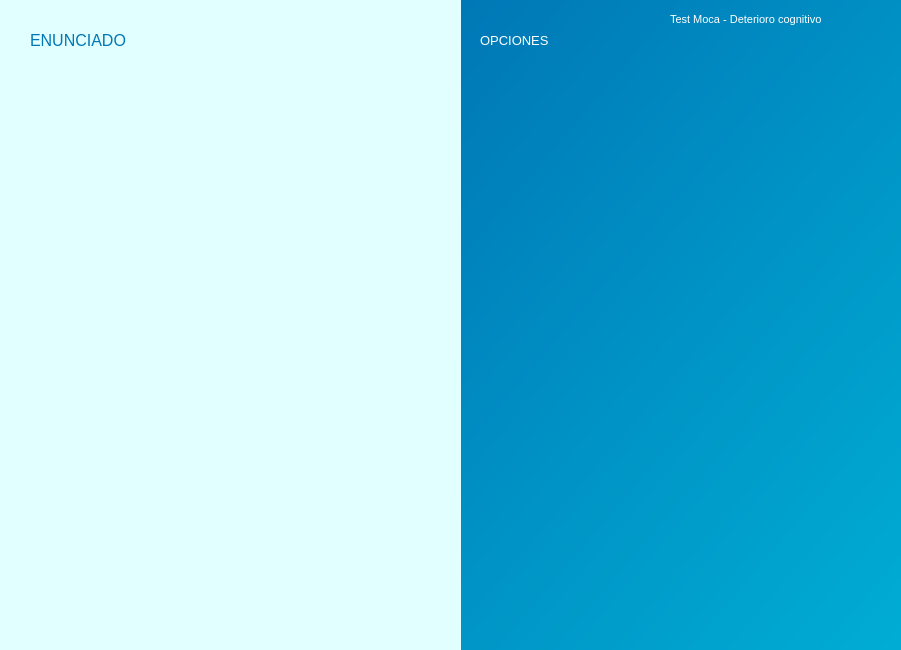
<?xml version="1.0" encoding="UTF-8"?>
<ui version="4.0">
 <class>Form</class>
 <widget class="QWidget" name="Form">
  <property name="geometry">
   <rect>
    <x>0</x>
    <y>0</y>
    <width>901</width>
    <height>650</height>
   </rect>
  </property>
  <property name="windowTitle">
   <string>Form</string>
  </property>
  <widget class="QWidget" name="widget" native="true">
   <property name="geometry">
    <rect>
     <x>450</x>
     <y>0</y>
     <width>571</width>
     <height>671</height>
    </rect>
   </property>
   <property name="styleSheet">
    <string notr="true">QWidget {
    background: qlineargradient(x1:0, y1:0, x2:1, y2:1, stop:0 #0077b6, stop:0.5 #0096c7, stop:1 #00b4d8);
}

QLabel {
    background-color: transparent;  /* Fondo transparente para QLabel */
    color: white;  /* Color del texto del QLabel */
    font-size: 16px;  /* Tamaño de fuente del QLabel */
}

QLineEdit {
    background-color: white;  /* Fondo sólido blanco para QLineEdit */
    border: 2px solid #00b4d8;
    border-radius: 10px;
    padding: 10px;
    font-size: 16px;
    color: black;
}

QLineEdit:focus {
    border: 2px solid #0077b6; /* Color del borde al enfocar */
    outline: none;
}


QPushButton{
	border-radius: 10px;
	color: white;
	background-color: rgb(0, 119, 182)
}</string>
   </property>
   <widget class="QWidget" name="widget_3" native="true">
    <property name="geometry">
     <rect>
      <x>-10</x>
      <y>0</y>
      <width>16</width>
      <height>661</height>
     </rect>
    </property>
    <property name="styleSheet">
     <string notr="true">QWidget {
    background-color: rgb(0, 180, 216);
}
</string>
    </property>
   </widget>
   <widget class="QLabel" name="label_2">
    <property name="geometry">
     <rect>
      <x>30</x>
      <y>30</y>
      <width>131</width>
      <height>21</height>
     </rect>
    </property>
    <property name="text">
     <string>&lt;html&gt;&lt;head/&gt;&lt;body&gt;&lt;p&gt;&lt;span style=&quot; font-size:10pt;&quot;&gt;OPCIONES&lt;/span&gt;&lt;/p&gt;&lt;/body&gt;&lt;/html&gt;</string>
    </property>
   </widget>
   <widget class="QLabel" name="label_3">
    <property name="geometry">
     <rect>
      <x>410</x>
      <y>10</y>
      <width>21</width>
      <height>21</height>
     </rect>
    </property>
    <property name="text">
     <string/>
    </property>
    <property name="pixmap">
     <pixmap resource="recursos_interfazmoca.qrc">:/prefijoNuevo/Img_Moca/Moca2.png</pixmap>
    </property>
    <property name="scaledContents">
     <bool>true</bool>
    </property>
   </widget>
   <widget class="QLabel" name="label_4">
    <property name="geometry">
     <rect>
      <x>220</x>
      <y>10</y>
      <width>191</width>
      <height>20</height>
     </rect>
    </property>
    <property name="text">
     <string>&lt;html&gt;&lt;head/&gt;&lt;body&gt;&lt;p&gt;&lt;span style=&quot; font-size:8pt;&quot;&gt;Test Moca - Deterioro cognitivo&lt;/span&gt;&lt;/p&gt;&lt;/body&gt;&lt;/html&gt;</string>
    </property>
   </widget>
  </widget>
  <widget class="QWidget" name="widget_2" native="true">
   <property name="geometry">
    <rect>
     <x>-40</x>
     <y>-20</y>
     <width>501</width>
     <height>691</height>
    </rect>
   </property>
   <property name="styleSheet">
    <string notr="true">QWidget {
    background-color: rgb(225, 255, 255);
}

QLabel{
	color: rgb(0, 119, 182);
}

QPushButton{
	border-radius: 10px;
	color: white;
	background-color: rgb(0, 119, 182)
}
QLineEdit {
    background-color: rgb(0, 119, 182); /* Fondo sólido blanco para QLineEdit */
    border: 2px solid #00b4d8;
    border-radius: 10px;
    padding: 10px;
    font-size: 16px;
	color: white;
}</string>
   </property>
   <widget class="QLabel" name="label">
    <property name="geometry">
     <rect>
      <x>70</x>
      <y>40</y>
      <width>131</width>
      <height>41</height>
     </rect>
    </property>
    <property name="text">
     <string>&lt;html&gt;&lt;head/&gt;&lt;body&gt;&lt;p&gt;&lt;span style=&quot; font-size:12pt;&quot;&gt;ENUNCIADO&lt;/span&gt;&lt;/p&gt;&lt;/body&gt;&lt;/html&gt;</string>
    </property>
   </widget>
   <widget class="QLabel" name="label_5">
    <property name="geometry">
     <rect>
      <x>440</x>
      <y>620</y>
      <width>41</width>
      <height>41</height>
     </rect>
    </property>
    <property name="text">
     <string/>
    </property>
    <property name="pixmap">
     <pixmap resource="recursos_interfazmoca.qrc">:/prefijoNuevo/Img_Moca/Alzcare.png</pixmap>
    </property>
    <property name="scaledContents">
     <bool>true</bool>
    </property>
   </widget>
  </widget>
 </widget>
 <resources>
  <include location="recursos_interfazmoca.qrc"/>
 </resources>
 <connections/>
</ui>
